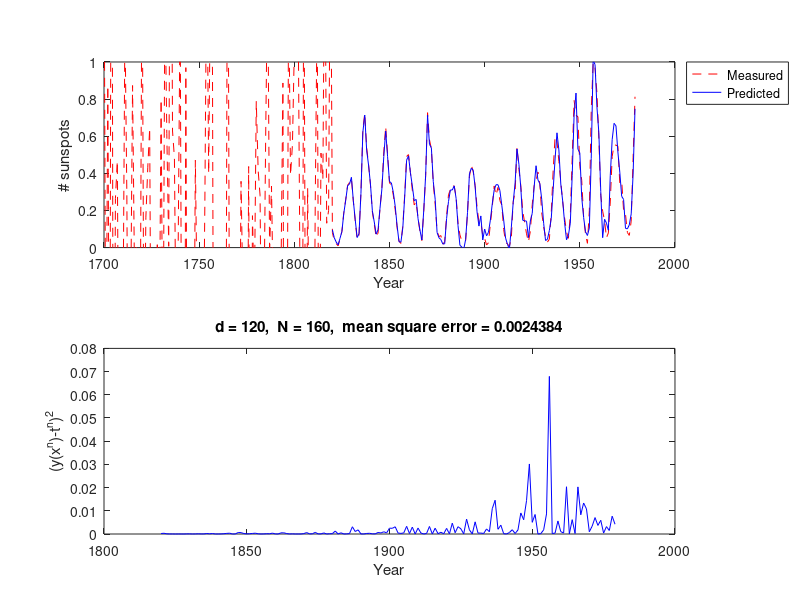

The MATLAB script that drew this image:
% MATLAB program for exercise 3 in course 02457
% This program is for part 2 out of 3 
%
% "main3b" illustrates the use of a linear model in a single 
% layer network to model the number of sunspots.
% 
% The parameters that should be changed are
%   d : The number of dimensions of the training-set.

%   (c) Karam Sidaros, September 1999.
%  Uses 
%


%%%%%%%%%%%%%%%%%%%%%%%%% Part 2 %%%%%%%%%%%%%%%%%%%%%%%%%%%
%%%%%%%%%%%%%%%%%%%%%  Linear Models %%%%%%%%%%%%%%%%%%%%%%%
%%%%%%%%%%%%%%%%%%%%%%%%%%%%%%%%%%%%%%%%%%%%%%%%%%%%%%%%%%%%
warning off

%%%%%%%%%%%%%%%%%%%%%%% Parameters %%%%%%%%%%%%%%%%%%%%%%%%%%%%%
d = 120;             % Number of dimensions
S = load('sp.dat'); % Load sunspot data-set
year = S(:,1);  
S = S(:,2);

S(1:d)=randn(1,d);
d
  
%%%%%%%%%%%%%%%%%%%%%%%%%%%%%%%%%%%%%%%%%%%%%%%%%%%%%%%%%

N = length(S)-d;
T = S(d+1:length(S));
X = ones(N,1);
for a = 1:N
  X(a,2:d+1) = S(a:a+d-1)';
end

w = pinv(X)*T;
%w = inv(X'*X)*X'*T

Y = X*w;
err = mean((Y-T).^2);
%%%%%%%%%%%%%%%%%%%%%% Results %%%%%%%%%%%%%%%%%%%
disp('The calculated weight-vector is ');
w
disp('The training error is');
err

%%%%%%%%%%%%%%%%%%% Plotting 3D %%%%%%%%%%%%%%%%%%%

figure(1)
% clf
% h=get(gcf,'Position');
% h0 = get(0,'defaultfigureposition');
% h(3:4)=[1 1.5].*h0(3:4);
% set(gcf,'Position',h);
% set(gcf,'PaperUnits','centimeters');
% set(gcf,'PaperType','a4');
% set(gcf,'PaperOrientation','portrait');
% set(gcf,'PaperPosition',[1 4 19 21]);

subplot( 2,1,1)
  plot(year,S,'r--',year(d+1:N+d),Y,'b-');
  ylim([0 1]);
  xlabel('Year');
  ylabel('# sunspots');
  legend('Measured','Predicted','location','bestoutside');

subplot(2,1,2)
  plot(year(d+1:N+d),(Y-T).^2,'b-');
  xlabel('Year');
  ylabel('(y(x^n)-t^n)^2')
  title(['d = ',num2str(d),',  N = ',num2str(N),',  mean square error = ',num2str(err)]);





